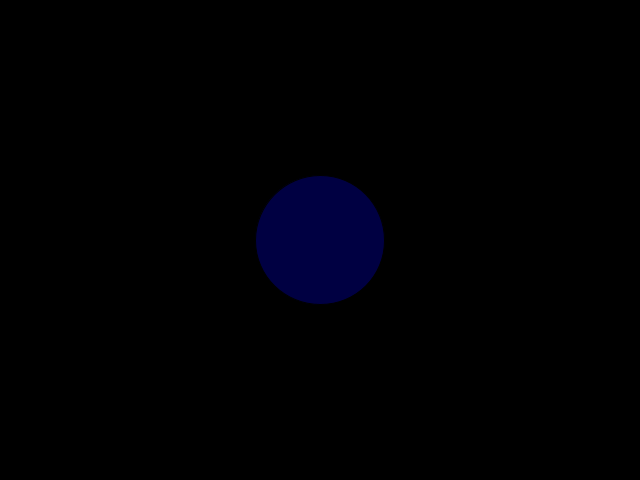
Frame 1 (no input)
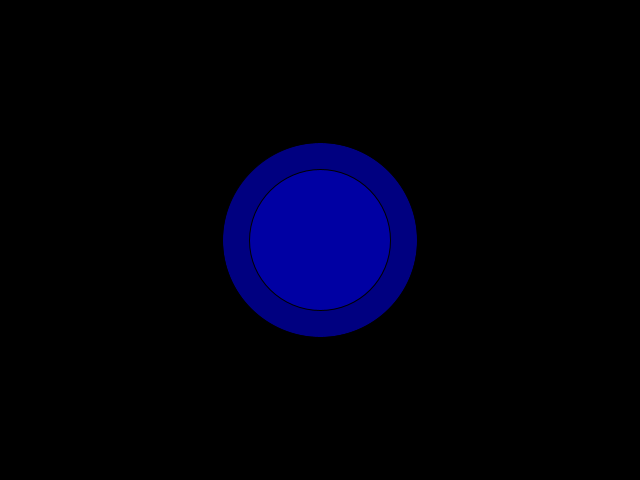
Frame 60 (the mouse pressed at the canvas centre just before this capture)
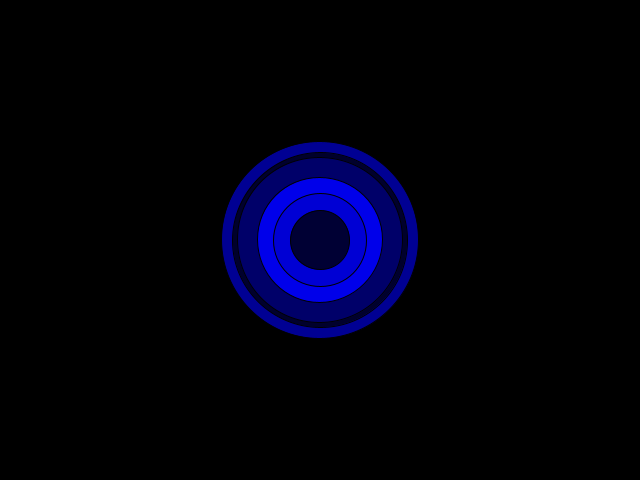
Frame 120 (the mouse held since frame 60 and released just before this capture)

The Processing sketch that drew these frames (run headless with seeded random() and noise(); from frame 60 on, the mouse is pressed at the canvas centre):

// Processing sketch: circles
// ── circles.pde
//Java

void setup() {
size(640, 480);
smooth();
background(0);
mouseX=width/2; mouseY=height/2;
}

void draw() {
float r = random(200);
fill(0,0,random(255));
ellipse(mouseX, mouseY, r, r);
}
